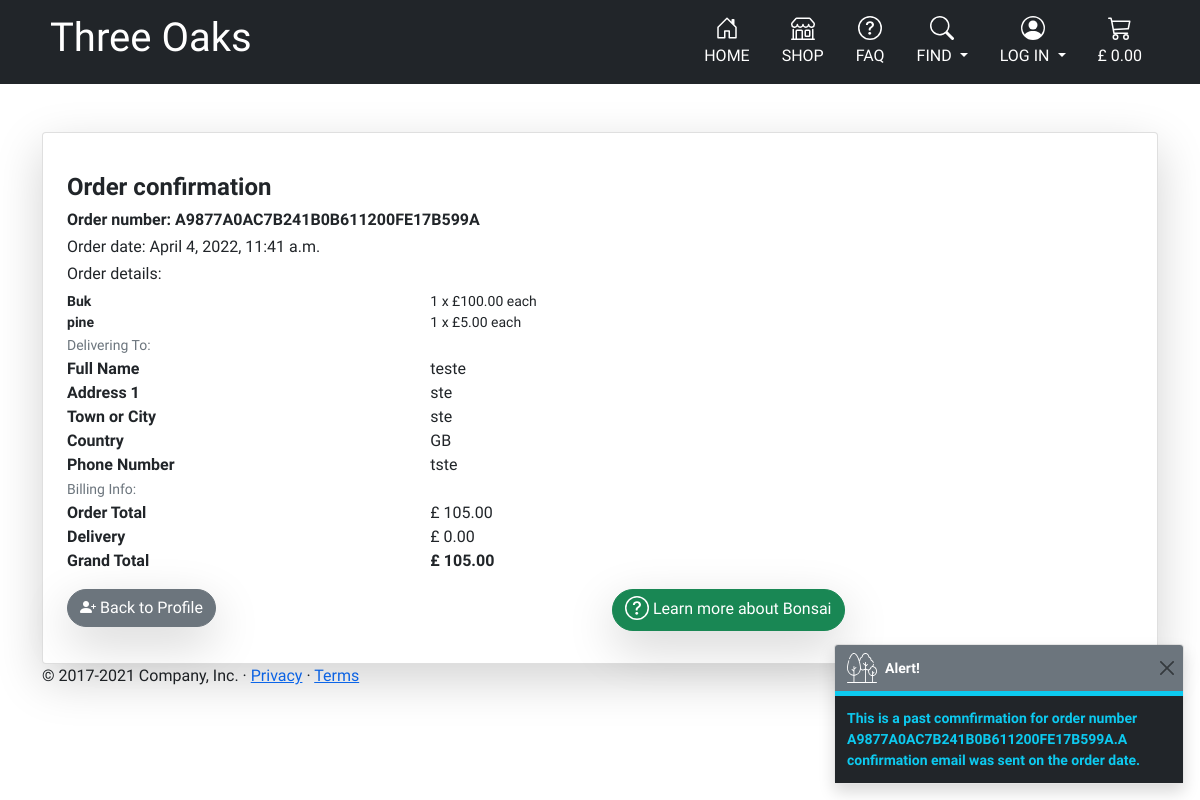
Screenshot of /profile/order_history/A9877A0AC7B241B0B611200FE17B599A with the database file from the repository.
### checkout/models.py (models this page shows, shortened)
class Order(models.Model):
    order_number = models.CharField(max_length=32, null=False, editable=False)
    user_profile = models.ForeignKey(UserProfile, on_delete=models.SET_NULL, null=True, blank=True, related_name='orders')
    full_name = models.CharField(max_length=50, null=False, blank=False)
    email = models.EmailField(max_length=254, null=False, blank=False)
    phone_number = models.CharField(max_length=20, null=False, blank=False)
    country = models.CharField(default='GB', max_length=2, null=False, blank=False)
    postcode = models.CharField(max_length=20, null=True, blank=True)
    town_or_city = models.CharField(max_length=40, null=False, blank=False)
    street_address1 = models.CharField(max_length=80, null=False, blank=False)
    street_address2 = models.CharField(max_length=80, null=True, blank=True)
    county = models.CharField(max_length=80, null=True, blank=True)
    date = models.DateTimeField(auto_now_add=True)
    delivery_cost = models.DecimalField(max_digits=6, decimal_places=2, null=False, default=0)
    order_total = models.DecimalField(max_digits=10, decimal_places=2, null=False, default=0)
    grand_total = models.DecimalField(max_digits=10, decimal_places=2, null=False, default=0)
    original_trolley = models.TextField(null=False, blank=False, default='')
    stripe_pid = models.CharField(max_length=254, null=False, blank=False, default='')

class OrderLineItem(models.Model):
    order = models.ForeignKey(Order, null=False, blank=False, on_delete=models.CASCADE, related_name='lineitems')
    tree = models.ForeignKey(Tree, null=False, blank=False, on_delete=models.CASCADE)
    quantity = models.IntegerField(null=False, blank=False, default=0)
    lineitem_total = models.DecimalField(max_digits=6, decimal_places=2, null=False, blank=False, editable=False)

### trees/models.py (models this page shows, shortened)
class Tree(models.Model):
    name = models.CharField(max_length=254, null=True, blank=True)
    slug = models.SlugField(max_length=200, unique=True, editable=False)
    height_in = models.DecimalField(max_digits=9, decimal_places=2)
    trunk_circumference = models.DecimalField(max_digits=9, decimal_places=2)
    price = models.DecimalField(max_digits=9, decimal_places=2)
    current_stock = models.IntegerField(null=True, blank=True)
    leaves_or_needles = models.CharField(
            max_length=254, choices=LEAVES_OR_NEEDLES_CHOICES,
            default='coniferous', null=True, blank=True)
    description = models.TextField()
    image_url = models.URLField(max_length=1024, null=True, blank=True)
    image = models.ImageField(null=True, blank=True)
    image_alt = models.CharField(max_length=254, null=True, blank=True)
    image_disclaimer = models.CharField(
            max_length=254, choices=IMG_DISCLAIMER_CHOICES,
            default='standarised',  null=True, blank=True
            )
    feature = models.ManyToManyField(
                'Feature', blank=True)
    enviroment = models.ForeignKey(
                'Enviroment', null=True, blank=True, on_delete=models.SET_NULL)

### profiles/views.py (the view)
# urls.py: path('order_history/<order_number>',
def order_history(request, order_number):
    order = get_object_or_404(Order, order_number=order_number)
    messages.info(request, (
        f'This is a past comnfirmation for order number {order_number}.'
        'A confirmation email was sent on the order date.'
    ))
    template = 'checkout/checkout_success.html'
    context = {
        'order': order,
        'from_profile': True,
    }
    return render(request, template, context)

### trolley/contexts.py (called while the page is built, shortened)
def trolley_contents(request):
    trolley_items = []
    total = 0
    tree_count = 0
    trolley = request.session.get('trolley', {})
    if total < settings.FREE_DELIVERY_THRESHOLD:
        delivery = total * Decimal(settings.STANDARD_DELIVERY_PERCENTAGE / 100)
        free_delivery_delta = settings.FREE_DELIVERY_THRESHOLD - total
    else:
        delivery = 0
        free_delivery_delta = 0
    grand_total = delivery + total
    context = {
        'trolley_items': trolley_items,
        'total': total,
        'tree_count': tree_count,
        'delivery': delivery,
        'free_delivery_delta': free_delivery_delta,
        'free_delivery_threshold': settings.FREE_DELIVERY_THRESHOLD,
        'grand_total': grand_total,
    }
    return context

### checkout/templates/checkout/checkout_success.html (shortened to what this page needs)
{% extends "base.html" %}
{% load static %}
{% block content %}
<div class="container mt-5">
    <div class="card p-4 mt-5  shadow-lg">
    <h4 class="my-heading-font mt-3"><strong>Order confirmation</strong></h4>
    <h6><strong>Order number: {{ order.order_number }} </strong></h6>
    <h6>Order date: {{ order.date }} </h6>
    <h6>Order details: </h6>
    {% for item in order.lineitems.all %}
    <div class="row">
        <div class="col-12 col-md-4">
            <p class="small mb-0 fw-bold">
                {{ item.tree.name }}
            </p>
        </div>
        <div class="col-12 col-md-8">
            <p class="small mb-0">{{ item.quantity }} x £{{ item.tree.price }} each</p>
        </div>
    </div>
    {% endfor %}
    <div class="row">
        <div class="col">
            <small class="text-muted">Delivering To:</small>
        </div>
    </div>
    <div class="row">
        <div class="col-12 col-md-4">
            <p class="mb-0 fw-bold">Full Name</p>
        </div>
        <div class="col-12 col-md-8">
            <p class="mb-0">{{ order.full_name }}</p>
        </div>
    </div>
    <div class="row">
        <div class="col-12 col-md-4">
            <p class="mb-0 fw-bold">Address 1</p>
        </div>
        <div class="col-12 col-md-8">
            <p class="mb-0">{{ order.street_address1 }}</p>
        </div>
    </div>
    <div class="row">
        <div class="col-12 col-md-4">
            <p class="mb-0 fw-bold">Town or City</p>
        </div>
        <div class="col-12 col-md-8">
            <p class="mb-0">{{ order.town_or_city }}</p>
        </div>
    </div>
    <div class="row">
        <div class="col-12 col-md-4">
            <p class="mb-0 fw-bold">Country</p>
        </div>
        <div class="col-12 col-md-8">
            <p class="mb-0">{{ order.country }}</p>
        </div>
    </div>
    <div class="row">
        <div class="col-12 col-md-4">
            <p class="mb-0 fw-bold">Phone Number</p>
        </div>
        <div class="col-12 col-md-8">
            <p class="mb-0">{{ order.phone_number }}</p>
        </div>
    </div>
    <div class="row">
        <div class="col">
            <small class="text-muted">Billing Info:</small>
        </div>
    </div>
    <div class="row">
        <div class="col-12 col-md-4">
            <p class="mb-0 fw-bold">Order Total</p>
        </div>
        <div class="col-12 col-md-8">
            <p class="mb-0">£ {{ order.order_total }}</p>
        </div>
    </div>
    <div class="row">
        <div class="col-12 col-md-4">
            <p class="mb-0 fw-bold">Delivery</p>
        </div>
        <div class="col-12 col-md-8">
            <p class="mb-0">£ {{ order.delivery_cost }}</p>
        </div>
    </div>
    <div class="row">
        <div class="col-12 col-md-4">
            <p class="mb-0 fw-bold">Grand Total</p>
        </div>
        <div class="col-12 col-md-8">
            <p class="mb-0"><strong>£ {{ order.grand_total }}</strong></p>
        </div>
    </div>
    <div class="row mt-3">
        <div class="col-12 col-md-6 mb-2">
        {% if from_profile %}
        <a href="{% url 'profile' %}" class="shadow-lg btn btn-secondary text-white rounded-pill">
            <i class="bi bi-person-plus-fill"></i>
            Back to Profile</a>
        </div>
        {% else %}
        <a href="{% url 'all_trees' %}" class="shadow-lg btn btn-secondary text-white rounded-pill">
            <svg class="bi mx-auto mb-1" width="24" height="24" fill="currentColor"><use xlink:href="#shop"/></svg>
            Back to Shop</a>
        </div>
        {% endif %}
        <div class="col-12 col-md-6 mb-2">
        <a href="{% url 'checkout' %}" class="shadow-lg btn btn-success text-white rounded-pill">
            <svg class="bi mx-auto mb-1" width="24" height="24" fill="currentColor"><use xlink:href="#faq"/></svg>
            Learn more about Bonsai</a>
        </div>
    </div>
    </div>
</div>
{% endblock %}

### static/css/base.css (style rules this page uses)
body { font-family: 'Kodchasan', sans-serif !important; }
.my-heading-font { font-family: 'Baumans', cursive; }

### rows the page displays
Order: order_number "A9877A0AC7B241B0B611200FE17B599A", date "April 4, 2022, 11:41 a.m.", full_name "teste", street_address1 "ste", town_or_city "ste", country "GB", phone_number "tste", order_total "105.00", delivery_cost "0.00", grand_total "105.00"
OrderLineItem: tree.name "Buk", quantity "1", tree.price "100.00"
OrderLineItem: tree.name "pine", quantity "1", tree.price "5.00"

### other values shown
{{ message }} "This is a past comnfirmation for order number A9877A0AC7B241B0B611200FE17B599A.A confirmation email was sent on the order date."
